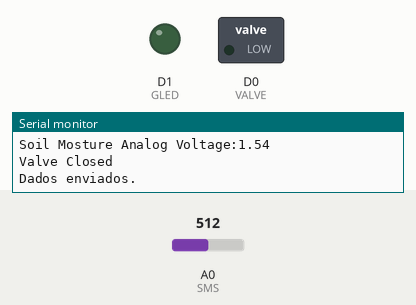
A sketch run on a simulated ESP8266 (NodeMCU). Shown: switched loads named in the sketch (green lamp = pin HIGH), output pins drawn as LEDs (lit = HIGH), the last lines printed to the serial monitor. Inputs (shaded band) come from the test bench; at power-on: A0 (SMS) = 512. WiFi joins after 1.5 s; servers stay silent unless stated.

Above: at 2.7 s.
2.8 s: A0 (SMS) set to 758
6.7 s: A0 (SMS) set to 782
10.6 s: A0 (SMS) set to 900
At 11.5 s:
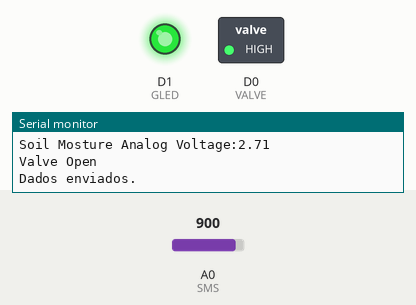
14.5 s: A0 (SMS) set to 716
At 17.5 s:
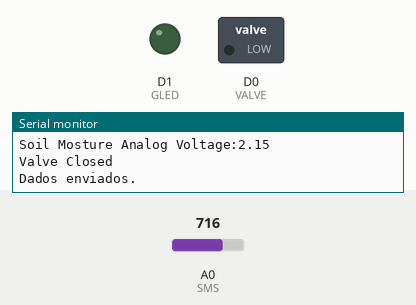
18.6 s: A0 (SMS) set to 1023
At 21.2 s:
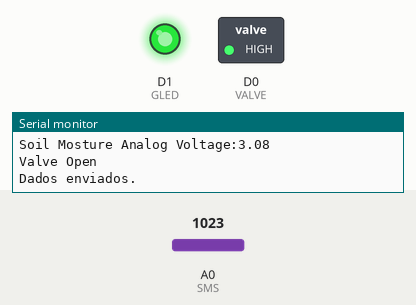
Timing chart, 0 to 22.7 s (numbered marks = the images above; inputs shaded):
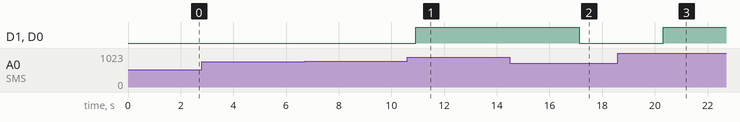

Measured:
- after the input at 10.6 s, D1 (GLED), D0 (VALVE): LOW → HIGH after 0.32 s
- after the input at 14.5 s, D1 (GLED), D0 (VALVE): HIGH → LOW after 2.6 s
- after the input at 18.6 s, D1 (GLED), D0 (VALVE): LOW → HIGH after 1.7 s

The sketch:

main.ino
```cpp
#include <ESP8266WiFi.h>            // Biblioteca do modulo ESP8266

// Definição de parametros do WiFi ////////////
#define WLAN_SSID       "name"        // WiFi name
#define WLAN_PASS       "password"    // WiFi password
///////////////////////////////////////////////

// Métodos de acesso à internet //////////////
WiFiClientSecure client;            //Cria um cliente seguro (para ter acesso ao HTTPS)
String linkDataBase = "GET /forms/d/e/1FAIpQLScmXKASf1EhI6jFGrbKF85sObhdYVpwp3fvu6q18bTpWK5sew/formResponse?ifq&";
String linkUmidade = "entry.995652966=";
String linkReservatorio = "&entry.1111876016=";
String linkValvula = "&entry.1475558957=";
boolean sendData;                       // Variavel de controle do metodo de atualizacao do banco de dados
//Strings auxiliares com o link do formulario do database utilizado pelo GET e das caixas de resposta do formulario
///////////////////////////////////////////////

// Soil Mosture Sensor (SMS) //////////////////
#define SMS A0                      // ESP8266 pin
double SMS_Value = 0.0;
double SMS_Volts = 0.0;
double SMS_Perct = 0.0;
double WLS_Cdt = 0.0;               // Water Level Sensor Condition
#define SMS_Dry 3.08                // Parametros para conversao do valor lido em porcentagem
#define SMS_Moist 1.2
#define SMS_Perct_Min 40            // Parametro minimo de umidade (controle da valvula)
///////////////////////////////////////////////

// Water Level Sensor (WLS) ///////////////////
//#define WLS D2                      // Water Level Sensor pin
String levelState = "Bom";          // Estado do nivel do reservatorio
///////////////////////////////////////////////

// Valve //////////////////////////////////////
#define VALVE D0                    // Valve pin
#define GLED D1                     // Led pin
String valveState = "Fechada";      // Estado da valvula
///////////////////////////////////////////////

void setup() {

  // Serial Monitor Setup /////////////////////
  Serial.begin(115200);
  delay(10);
  ////////////////////////////////////////////

  // WiFi Setup /////////////////////////////
  Serial.println("Connecting to WiFi (");     //Mostra no monitor serial a rede WiFi que irá se conectar
  Serial.print(WLAN_SSID);
  Serial.print(", ");
  Serial.print(WLAN_PASS);
  Serial.print(") ");

  WiFi.begin(WLAN_SSID, WLAN_PASS);           //Conecta na rede WiFi
  while (WiFi.status() != WL_CONNECTED) {     //Loop até a conexão com a rede
    delay(500);
    Serial.print(".");
  }

  Serial.println("");
  Serial.println("Connected to WiFi");
  ////////////////////////////////////////////

  /*Water Level Sensor //////////////////////
  pinMode (WLS,  INPUT);
  pinMode (RLED, OUTPUT);
  pinMode (GLED, OUTPUT);
  //////////////////////////////////////////*/

  //Valve ///////////////////////////////////
  pinMode (VALVE, OUTPUT);
  pinMode (GLED, OUTPUT);
  ///////////////////////////////////////////
}

void loop () {

  // Soil Mosture Sensor Iteration //////////
  SMS_Value = analogRead(SMS);                // Le o sinal analogico do SMS
  Serial.print("Soil Mosture Analog Value:"); // Printa valor no monitor serial
  Serial.println(SMS_Value);
  // convert the analog signal to voltage
  // the ESP2866 A0 reads between 0 and ~3 volts, producing a corresponding value
  // between 0 and 1024. The equation below will convert the value to a voltage value.
  SMS_Volts = (SMS_Value * 3.08) / 1024;
  Serial.print("Soil Mosture Analog Voltage:");
  Serial.println(SMS_Volts);

  int SMS_Perct_Aux = (1 - ((SMS_Volts-SMS_Moist)/(SMS_Dry-SMS_Moist)))*100;

  if (abs(SMS_Perct - SMS_Perct_Aux) >= 5.0) {          // Se a diferenca entre a leitura atual e a anterior for maior que 5
    SMS_Perct = SMS_Perct_Aux;                          // Atualizamos a leitura
    sendData = true;                                        // Hablitamos o envio ao banco de dados
  }
  ///////////////////////////////////////////


 /* Water Level Sensor Iteration ////////////
  int WLS_Cdt_Aux = digitalRead(WLS);           // Le o sinal digital
  Serial.print("Water Level Sensor Signal:");   // Printa no monitor serial a leitura
  Serial.println(WLS_Cdt_Aux);

  if (WLS_Cdt_Aux != WLS_Cdt)
    WLS_Cdt = WLS_Cdt_Aux;
  if(WLS_Cdt){                    // Se a variavel e diferente de zero
    analogWrite(GLED, LOW);      // Desligamos led verde
    analogWrite(RLED, HIGH);     // Ligamos o vermelho
    levelState = "Baixo";
  }
  else{
    analogWrite(GLED, HIGH);
    analogWrite(RLED, LOW);
    levelState = "Bom";
   }
 /////////////////////////////////////////*/

 // Valve Iteration ////////////////////////
  if (SMS_Perct < SMS_Perct_Min) {  // Se leitura de umidade for inferior ao valor mínimo
    digitalWrite(VALVE, HIGH);      // Abrimos a valvula
    digitalWrite(GLED, HIGH);       // Ligamos o led
    Serial.println("Valve Open");   // Printamos no monitor serial
    valveState = "Aberta";
  }
  else {
    digitalWrite(VALVE, LOW);
    Serial.println("Valve Closed");
    digitalWrite(GLED, LOW);
    valveState = "Fechada";
  }
 ///////////////////////////////////////////

// Database Iteration //////////////////////
  if(sendData == true) {
    if (client.connect("docs.google.com", 443) == 1) {  // Tenta se conectar ao servidor do Google docs na porta 443 (HTTPS)
      String toSend = linkDataBase;                        // Atribuimos a String auxiliar na nova String que sera enviada
      toSend += linkUmidade;                          // Adicionamos a caixa de resposta da umidade do formulario
      toSend += SMS_Perct;                            // E adicionamos o valor de leitura da umidade
      toSend += linkReservatorio;                     // O mesmo para o nivel do reservatorio -
      toSend += levelState;                           // =
      toSend += linkValvula;                          // E para a valvula -
      toSend += valveState;                           // -
      toSend += "&submit=Submit HTTP/1.1";            // Completamos o metodo GET para nosso formulario.
      client.println(toSend);                         // Enviamos o GET ao servidor-
      client.println("Host: docs.google.com");        // -
      client.println();                               // -
      client.stop();                                  // Encerramos a conexao com o servidor
      Serial.println("Dados enviados.");              // Mostra no monitor que foi enviado
      sendData = false;                                     // Setamos o valor de send para o seu valor inicial (indicando que publicamos)
    }
    else {
      Serial.println("Erro ao se conectar");          // Se nao for possivel conectar no servidor, ira avisar no monitor.
    }
  }
  ///////////////////////////////////////////

  delay(3000);  // Repete a cada 3s
}
```
